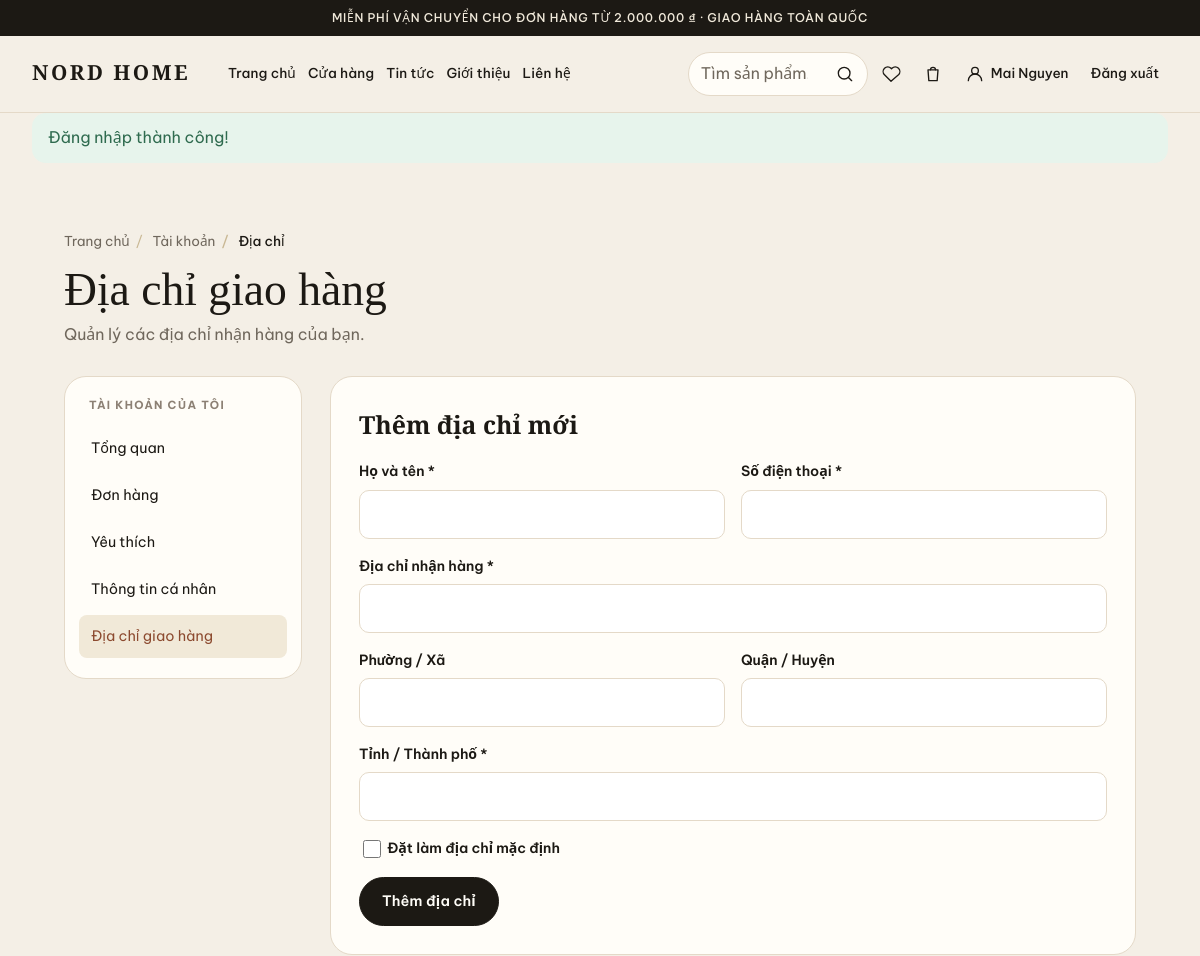
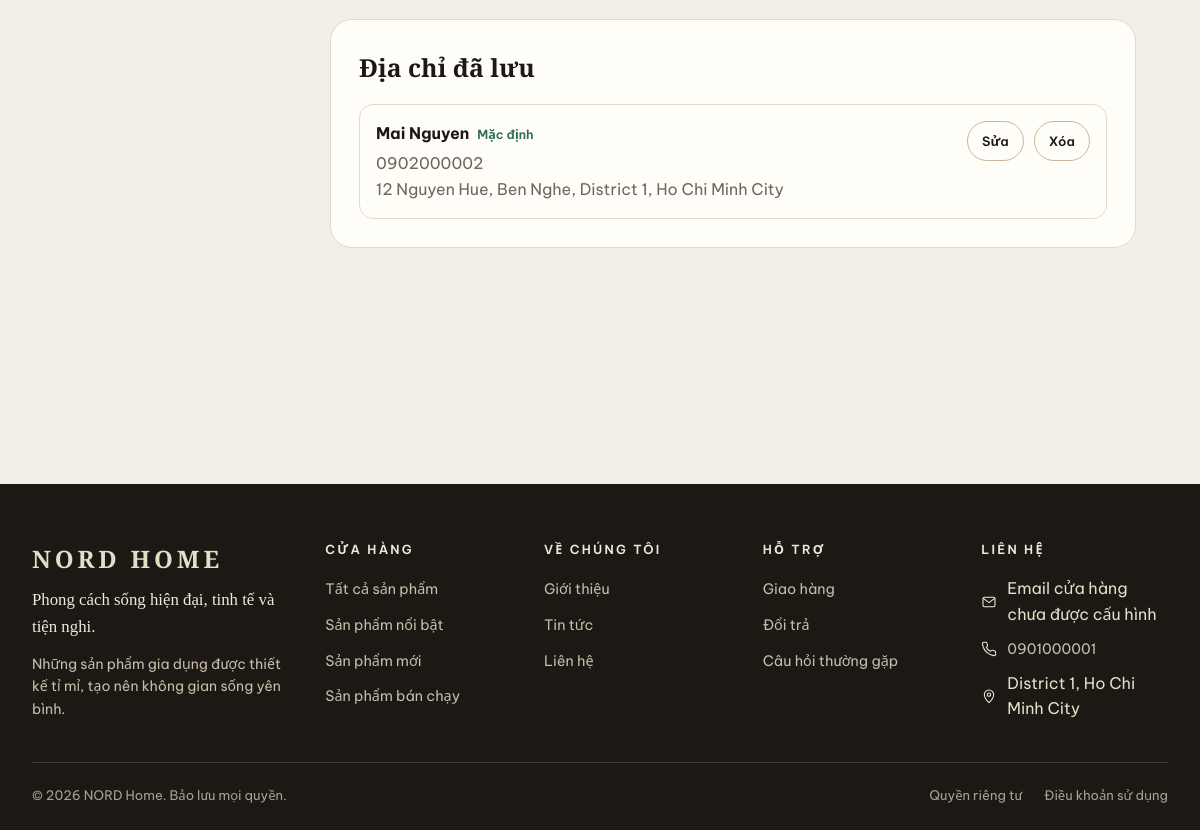
/account/addresses.php (signed in), run on the app's committed database (2 pictures, top to bottom).
### tables this page shows
CREATE TABLE `addresses` (
  `id` INT UNSIGNED NOT NULL AUTO_INCREMENT,
  `user_id` INT UNSIGNED NOT NULL,
  `full_name` VARCHAR(120) NOT NULL,
  `phone` VARCHAR(30) NOT NULL,
  `address_line` VARCHAR(255) NOT NULL,
  `ward` VARCHAR(120) DEFAULT NULL,
  `district` VARCHAR(120) DEFAULT NULL,
  `city` VARCHAR(120) NOT NULL,
  `is_default` TINYINT(1) NOT NULL DEFAULT 0,
  `created_at` DATETIME NOT NULL DEFAULT CURRENT_TIMESTAMP,
  `updated_at` DATETIME NOT NULL DEFAULT CURRENT_TIMESTAMP ON UPDATE CURRENT_TIMESTAMP,
  PRIMARY KEY (`id`),
  KEY `idx_addresses_user` (`user_id`),
  CONSTRAINT `fk_addresses_user`
    FOREIGN KEY (`user_id`) REFERENCES `users` (`id`)
    ON DELETE CASCADE ON UPDATE CASCADE
);

### includes/functions.php (called while the page is built, shortened)
<?php
function e(?string $value): string
{
    return htmlspecialchars((string) $value, ENT_QUOTES | ENT_SUBSTITUTE, 'UTF-8');
}
function url(string $path = ''): string
{
    $path = ltrim($path, '/');
    return $path === '' ? BASE_URL : BASE_URL . '/' . $path;
}
function is_logged_in(): bool
{
    return !empty($_SESSION['user']['id']);
}
function current_user(): ?array
{
    return is_logged_in() ? $_SESSION['user'] : null;
}
function is_admin(): bool
{
    return is_logged_in() && (($_SESSION['user']['role'] ?? '') === ROLE_ADMIN);
}

### config/database.php (called while the page is built, shortened)
<?php
function pdo_options(): array
{
    return [
        PDO::ATTR_ERRMODE => PDO::ERRMODE_EXCEPTION,
        PDO::ATTR_DEFAULT_FETCH_MODE => PDO::FETCH_ASSOC,
        PDO::ATTR_EMULATE_PREPARES => false,
    ];
}
function db(): PDO
{
    static $pdo = null;
    if ($pdo instanceof PDO) {
        return $pdo;
    }
    $dsn = sprintf(
        'mysql:host=%s;dbname=%s;charset=%s',
        DB_HOST,
        DB_NAME,
        DB_CHARSET
    );
    $pdo = new PDO($dsn, DB_USER, DB_PASS, pdo_options());
    return $pdo;
}

### includes/cart-data.php (called while the page is built, shortened)
<?php
require_once __DIR__ . '/functions.php';
function cart_session_key(): string
{
    if (session_status() === PHP_SESSION_ACTIVE) {
        $id = session_id();
        if (is_string($id) && $id !== '') {
            return substr($id, 0, 128);
        }
    }
    return 'cli-' . md5((string) __FILE__);
}
function cart_find_for_visitor(): ?array
{
    $userId = is_logged_in() ? (int) (current_user()['id'] ?? 0) : 0;
    $sessId = cart_session_key();
    try {
        if ($userId > 0) {
            $stmt = db()->prepare(
                'SELECT id, user_id, session_id FROM carts
                 WHERE user_id = :uid LIMIT 1'
            );
            $stmt->execute(['uid' => $userId]);
            $row = $stmt->fetch();
        }
        if ($sessId !== '') {
            $stmt = db()->prepare(
                'SELECT id, user_id, session_id FROM carts
                 WHERE user_id IS NULL AND session_id = :sid LIMIT 1'
            );
            $stmt->execute(['sid' => $sessId]);
            $row = $stmt->fetch();
        }
    } catch (PDOException $e) {
        return null;
    }
    return null;
}
function cart_count(): int
{
    $cart = cart_find_for_visitor();
    if ($cart === null) {
        return 0;
    }
}

### account/addresses.php (the view, shortened to what this page needs)
<?php
$userId = (int) current_user()['id']; $errors = []; $editing = null;
try { $stmt = db()->prepare('SELECT * FROM addresses WHERE user_id = :uid ORDER BY is_default DESC, id DESC'); $stmt->execute(['uid'=>$userId]); $addresses = $stmt->fetchAll(); } catch (PDOException $e) { $addresses = []; }
require dirname(__DIR__) . '/includes/header.php';
?>
<div class="account-page"><nav class="breadcrumb" aria-label="Đường dẫn"><ol class="breadcrumb-list"><li><a href="<?= e(url()) ?>">Trang chủ</a></li><li><a href="<?= e(url('account/index.php')) ?>">Tài khoản</a></li><li aria-current="page">Địa chỉ</li></ol></nav>
<header class="account-page-heading"><h1>Địa chỉ giao hàng</h1><p>Quản lý các địa chỉ nhận hàng của bạn.</p></header><div class="account-layout">
<?php require dirname(__DIR__) . '/includes/account-nav.php'; ?><main class="account-content">
<section class="account-card"><h2><?= $editing ? 'Cập nhật địa chỉ' : 'Thêm địa chỉ mới' ?></h2><?php foreach ($errors as $error): ?><p class="account-notice"><?= e($error) ?></p><?php endforeach; ?>
<form class="account-form" method="post"><input type="hidden" name="action" value="save"><input type="hidden" name="address_id" value="<?= e((string) ($editing['id'] ?? '0')) ?>"><?= csrf_field() ?>
<div class="account-form-grid"><label class="account-field">Họ và tên *<input name="full_name" maxlength="120" required value="<?= e((string) ($editing['full_name'] ?? '')) ?>" autocomplete="name"></label><label class="account-field">Số điện thoại *<input name="phone" type="tel" maxlength="30" required value="<?= e((string) ($editing['phone'] ?? '')) ?>" autocomplete="tel"></label><label class="account-field account-field--full">Địa chỉ nhận hàng *<input name="address_line" maxlength="255" required value="<?= e((string) ($editing['address_line'] ?? '')) ?>" autocomplete="street-address"></label><label class="account-field">Phường / Xã<input name="ward" maxlength="120" value="<?= e((string) ($editing['ward'] ?? '')) ?>"></label><label class="account-field">Quận / Huyện<input name="district" maxlength="120" value="<?= e((string) ($editing['district'] ?? '')) ?>"></label><label class="account-field account-field--full">Tỉnh / Thành phố *<input name="city" maxlength="120" required value="<?= e((string) ($editing['city'] ?? '')) ?>" autocomplete="address-level1"></label></div>
<label class="account-field"><span><input type="checkbox" name="is_default" value="1" <?= !empty($editing['is_default']) || !$addresses ? 'checked' : '' ?>> Đặt làm địa chỉ mặc định</span></label><div class="account-form-actions"><button class="btn btn--primary" type="submit"><?= $editing ? 'Lưu thay đổi' : 'Thêm địa chỉ' ?></button><?php if ($editing): ?><a class="btn btn--ghost" href="<?= e(url('account/addresses.php')) ?>">Hủy</a><?php endif; ?></div></form></section>
<section class="account-card"><h2>Địa chỉ đã lưu</h2><?php if (!$addresses): ?><div class="account-empty"><p>Bạn chưa lưu địa chỉ giao hàng nào.</p></div><?php else: ?><div class="account-address-list"><?php foreach ($addresses as $address): ?><article class="account-address"><div><strong><?= e((string) $address['full_name']) ?><?php if ((int) $address['is_default'] === 1): ?><span class="account-address-default">Mặc định</span><?php endif; ?></strong><p><?= e((string) $address['phone']) ?><br><?= e((string) $address['address_line']) ?><?php if (!empty($address['ward'])): ?>, <?= e((string) $address['ward']) ?><?php endif; ?><?php if (!empty($address['district'])): ?>, <?= e((string) $address['district']) ?><?php endif; ?>, <?= e((string) $address['city']) ?></p></div><div class="account-inline-actions"><a class="btn btn--ghost btn--sm" href="<?= e(url('account/addresses.php?edit=' . (int) $address['id'])) ?>">Sửa</a><?php if ((int) $address['is_default'] !== 1): ?><form method="post"><input type="hidden" name="action" value="set_default"><input type="hidden" name="address_id" value="<?= (int) $address['id'] ?>"><?= csrf_field() ?><button class="btn btn--ghost btn--sm" type="submit">Đặt mặc định</button></form><?php endif; ?><form method="post" onsubmit="return confirm('Bạn có chắc muốn xóa địa chỉ này?')"><input type="hidden" name="action" value="delete"><input type="hidden" name="address_id" value="<?= (int) $address['id'] ?>"><?= csrf_field() ?><button class="btn btn--ghost btn--sm" type="submit">Xóa</button></form></div></article><?php endforeach; ?></div><?php endif; ?></section>
</main></div></div>
<?php require dirname(__DIR__) . '/includes/footer.php'; ?>

### includes/navbar.php (shortened to what this page needs)
<?php
require_once __DIR__ . '/icons.php';
$user = current_user();
$navCartCount = 0;
if (function_exists('cart_count')) {
    $navCartCount = cart_count();
}
?>
<header class="site-header" id="siteHeader">
    <div class="container header-inner<?= is_admin() ? ' header-inner--admin' : '' ?>">
        <div class="header-left">
            <a class="logo" href="<?= e(url()) ?>" aria-label="<?= e(APP_NAME) ?>">
                <?= e(APP_NAME) ?>
            </a>
        </div>
        <div class="header-center">
            <nav class="nav-desktop" aria-label="Điều hướng chính">
                <a class="nav-link" href="<?= e(url()) ?>">Trang chủ</a>
                <a class="nav-link" href="<?= e(url('products.php')) ?>">Cửa hàng</a>
                <a class="nav-link" href="<?= e(url('blog.php')) ?>">Tin tức</a>
                <a class="nav-link" href="<?= e(url('about.php')) ?>">Giới thiệu</a>
                <a class="nav-link" href="<?= e(url('contact.php')) ?>">Liên hệ</a>
            </nav>
        </div>
        <div class="header-right">
            <div class="header-actions">
                <form class="header-search" action="<?= e(url('products.php')) ?>" method="get" role="search">
                    <input
                        id="headerSearchInput"
                        class="header-search-input"
                        type="search"
                        name="q"
                        placeholder="Tìm sản phẩm..."
                        value="<?= isset($_GET['q']) && is_string($_GET['q']) ? e((string) $_GET['q']) : '' ?>"
                        autocomplete="off"
                        aria-label="Tìm sản phẩm">
                    <button class="header-search-btn action-btn" type="submit" aria-label="Tìm kiếm">
                        <?= icon('search', 'icon icon--nav') ?>
                    </button>
                </form>
                <a class="action-btn action-btn--icon" href="<?= e(url('account/wishlist.php')) ?>" aria-label="Yêu thích">
                    <?= icon('heart-outline', 'icon icon--nav') ?>
                </a>
                <a class="action-btn action-btn--icon action-btn--cart" href="<?= e(url('cart.php')) ?>" aria-label="Giỏ hàng<?= $navCartCount > 0 ? ' (' . (int) $navCartCount . ' sản phẩm)' : '' ?>">
                    <?= icon('bag', 'icon icon--nav') ?>
                </a>
                <?php if ($user): ?>
                    <a class="action-btn action-btn--user" href="<?= e(url('account/index.php')) ?>" aria-label="Tài khoản">
                        <?= icon('user', 'icon icon--nav') ?>
                        <span class="user-name-label"><?= e($user['name']) ?></span>
                    </a>
                    <a class="action-btn action-btn--logout" href="<?= e(url('logout.php')) ?>" aria-label="Đăng xuất">
                        Đăng xuất
                    </a>
                <?php else: ?>
                    <a class="action-btn action-btn--signin" href="<?= e(url('login.php')) ?>">
                        Đăng nhập
                    </a>
                <?php endif; ?>
            </div>
        </div>
    </div>
</header>

### assets/css/account.css (style rules this page uses)
.page-account .account-page { width: min(var(--container), calc(100% - var(--gutter) * 2)); margin: 0 auto; padding: 34px 0 76px; }
.account-page-heading { margin: 14px 0 28px; }
.account-page-heading h1 { margin: 0 0 8px; font: 500 var(--fs-h1)/1.05 var(--font-serif); }
.account-page-heading p { color: var(--muted); margin: 0; }
.account-layout { display: grid; grid-template-columns: 238px minmax(0,1fr); gap: 28px; align-items: start; }
.account-sidebar, .account-card { background: var(--paper); border: 1px solid var(--line); border-radius: var(--radius-lg); }
.account-content { min-width: 0; display: grid; gap: 20px; }
.account-card { padding: clamp(18px,3vw,28px); min-width: 0; }
.account-card h2, .account-card h3 { margin: 0 0 16px; font-family: var(--font-serif); font-weight: 600; }
.account-card h2 { font-size: 1.55rem; }
.account-form { display:grid; gap:16px; }
.account-form-grid { display:grid; grid-template-columns:repeat(2,minmax(0,1fr)); gap:16px; }
.account-field { display:grid; gap:7px; min-width:0; font-size:.88rem; font-weight:600; }
.account-field--full { grid-column:1 / -1; }
.account-field input, .account-field select, .account-field textarea { box-sizing:border-box; width:100%; min-width:0; padding:12px 14px; border:1px solid var(--line); border-radius:10px; background:#fff; color:var(--ink); font:inherit; font-weight:400; }
.account-form-actions, .account-inline-actions { display:flex; align-items:center; gap:10px; flex-wrap:wrap; }
.account-address-list { display:grid; gap:12px; }
.account-address { display:flex; justify-content:space-between; align-items:flex-start; gap:16px; padding:16px; border:1px solid var(--line); border-radius:var(--radius-md); }
.account-address p { margin:5px 0 0; color:var(--muted); }
.account-address-default { display:inline-block; margin-left:8px; color:var(--ok); font-size:.78rem; font-weight:600; }
.account-card input[type=checkbox] { width:18px; height:18px; accent-color:var(--accent); vertical-align:middle; }

### data on the page
addresses: full_name "Mai Nguyen", is_default "Mặc định", phone "0902000002", address_line "12 Nguyen Hue", ward "Ben Nghe", district "District 1", city "Ho Chi Minh City"

### other printed values
$announcementText "MIỄN PHÍ VẬN CHUYỂN CHO ĐƠN HÀNG TỪ 2.000.000 ₫ · GIAO HÀNG TOÀN QUỐC"
APP_NAME "NORD HOME"
$flash['message'] "Đăng nhập thành công!"
$label "Tổng quan"
$label "Đơn hàng"
$label "Yêu thích"
$label "Thông tin cá nhân"
$label "Địa chỉ giao hàng"
$footerPhone "0901000001"
$footerAddress "District 1, Ho Chi Minh City"
APP_NAME "NORD Home"
